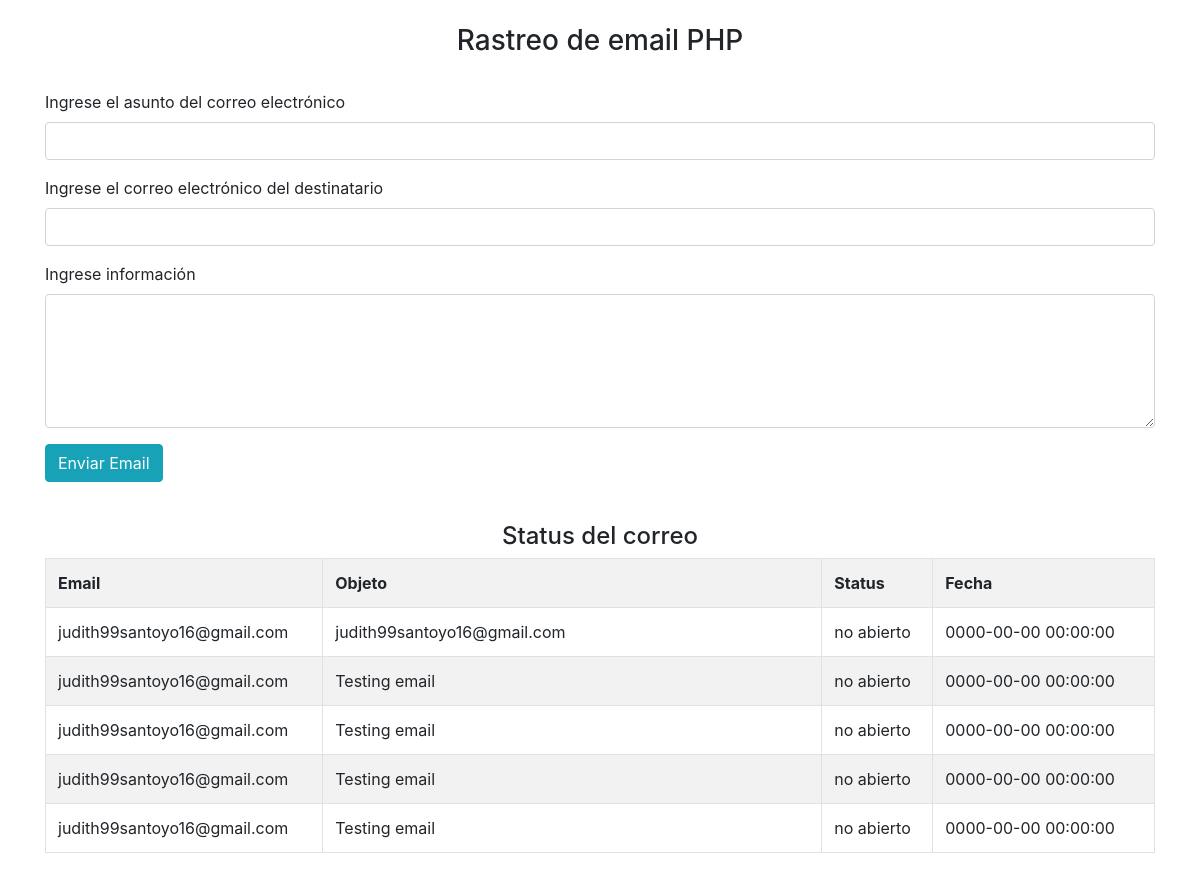
Page /index_front.php on the committed database.
### tables this page shows
CREATE TABLE `email_data` (
  `email_id` int(11) NOT NULL,
  `email_subject` varchar(255) NOT NULL,
  `email_body` text NOT NULL,
  `email_address` text NOT NULL,
  `email_track_code` varchar(100) NOT NULL,
  `email_status` enum('no','yes') NOT NULL,
  `email_open_datetime` datetime NOT NULL
);

### index_front.php (the view, shortened to what this page needs)
<?php
 $connect = new PDO("mysql:host=localhost;dbname=testing", 'root','');
 function fetch_email_track_data($connect)
 {
  $query = "SELECT * FROM email_data ORDER BY email_id";
  $statement = $connect->prepare($query);
  $statement->execute();
  $result = $statement->fetchAll();
  $total_row = $statement->rowCount();
  $output = '
  <div class="table-responsive">
   <table class="table table-bordered table-striped">
    <tr>
     <th width="25%">Email</th>
     <th width="45%">Objeto</th>
     <th width="10%">Status</th>
     <th width="20%">Fecha</th>
    </tr>
  ';
  if($total_row > 0)
  {
   foreach($result as $row)
   {
    $status = '';
    if($row['email_status'] == 'yes')
    {
     $status = '<span class="label label-success">abierto</span>';
    }
    else
    {
     $status = '<span class="label label-danger">no abierto</span>';
    }
    $output .= '
     <tr>
      <td>'.$row["email_address"].'</td>
      <td>'.$row["email_subject"].'</td>
      <td>'.$status.'</td>
      <td>'.$row["email_open_datetime"].'</td>
     </tr>
    ';
   }
  }
  else
  {
   $output .= '
   <tr>
    <td colspan="4" align="center">No se encontraron datos de envío de correo electrónico</td>
   </tr>
   ';
  }
  $output .= '</table>';
  return $output;
 }
 ?>
 <!DOCTYPE html>
 <html>
  <head>
   <link rel="stylesheet" href="bootstrap.min.css" />
  </head>
  <body>
   <br />
   <div class="container">
    <h3 align="center">Rastreo de email PHP</h3>
    <br />
    <form method="post">
     <div class="form-group">
      <label>Ingrese el asunto del correo electrónico</label>
      <input type="text" name="email_subject" class="form-control" required />
     </div>
     <div class="form-group">
      <label>Ingrese el correo electrónico del destinatario</label>
      <input type="email" name="receiver_email" class="form-control" required />
     </div>
     <div class="form-group">
      <label>Ingrese información</label>
      <textarea name="email_body" required rows="5" class="form-control"></textarea>
     </div>
     <div class="form-group">
      <input type="submit" name="send" class="btn btn-info" value="Enviar Email" />
     </div>
    </form>
    <br />
    <form method="put">
    <h4 align="center">Status del correo</h4>
    <?php
   echo fetch_email_track_data($connect);
    ?>
   </div>
   <br />
   <br />
  </body>
 </html>

### rows in the picture
email_data: email_address "judith99santoyo16@gmail.com", email_subject "judith99santoyo16@gmail.com", email_status "no abierto", email_open_datetime "0000-00-00 00:00:00"
email_data: email_address "judith99santoyo16@gmail.com", email_subject "Testing email", email_status "no abierto", email_open_datetime "0000-00-00 00:00:00"
email_data: email_address "judith99santoyo16@gmail.com", email_subject "Testing email", email_status "no abierto", email_open_datetime "0000-00-00 00:00:00"
email_data: email_address "judith99santoyo16@gmail.com", email_subject "Testing email", email_status "no abierto", email_open_datetime "0000-00-00 00:00:00"
email_data: email_address "judith99santoyo16@gmail.com", email_subject "Testing email", email_status "no abierto", email_open_datetime "0000-00-00 00:00:00"
